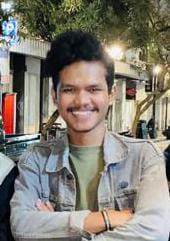
#> input picture gambar2.jpeg, 170 x 241 px
$ python 'Filter Prewitt.py'
#> lines starting #> are read from the running program, lines starting #| are printed output that depends on the picture
#filter Prewit
import cv2
import numpy as np
from matplotlib import pyplot as plt
from skimage import data

img = cv2.imread ("gambar2.jpeg", 0)
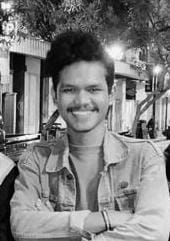
#> img: shape (241, 170); min 0, max 255, mean 126

kernelx = np.array([[1,1,1],[0,0,0],[-1,-1,-1]])
kernely = np.array([[-1,0,1],[-1,0,1],[-1,0,1]])

img_prewittx = cv2.filter2D(img, -1, kernelx)
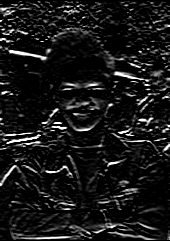
#> img_prewittx: shape (241, 170); min 0, max 255, mean 24
img_prewitty = cv2.filter2D(img, -1, kernely)
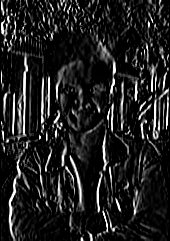
#> img_prewitty: shape (241, 170); min 0, max 255, mean 31.6
img_prewitt = img_prewittx + img_prewitty
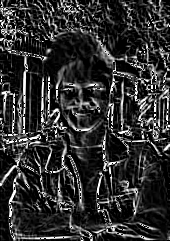
#> img_prewitt: shape (241, 170); min 0, max 255, mean 48.6

fig, axes = plt.subplots(4, 2, figsize=(20,20))
ax = axes.ravel()

ax[0].imshow(img,cmap ='gray')
ax[0].set_title("Citra Input")
ax[1].hist(img.ravel(), bins = 256)
ax[1].set_title("Histogram Citra Input")

ax[2].imshow(img_prewittx,cmap ='gray')
ax[2].set_title("Citra Input")
ax[3].hist(img_prewittx.ravel(), bins = 256)
ax[3].set_title("Histogram Citra Input")

ax[4].imshow(img_prewitty,cmap ='gray')
ax[4].set_title("Citra Input")
ax[5].hist(img_prewitty.ravel(), bins = 256)
ax[5].set_title("Histogram Citra Input")

ax[6].imshow(img_prewitt,cmap ='gray')
ax[6].set_title("Citra Input")
ax[7].hist(img_prewitt.ravel(), bins = 256)
ax[7].set_title("Histogram Citra Input")
plt.show()
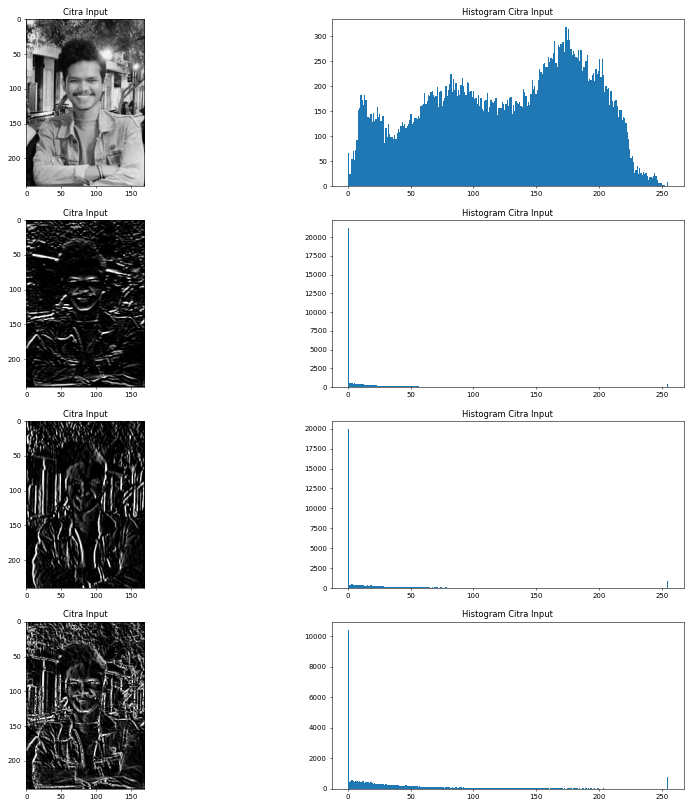
#> figure drawn by matplotlib, 8 panels; panel 2: tallest bar 319 high, from x = 173.3 to 174.3; panel 4: tallest bar 21242 high, from x = 0 to 0.996; panel 6: tallest bar 19993 high, from x = 0 to 0.996; panel 8: tallest bar 10435 high, from x = 0 to 0.996

$ run again, with gambar1.jpeg copied over gambar2.jpeg
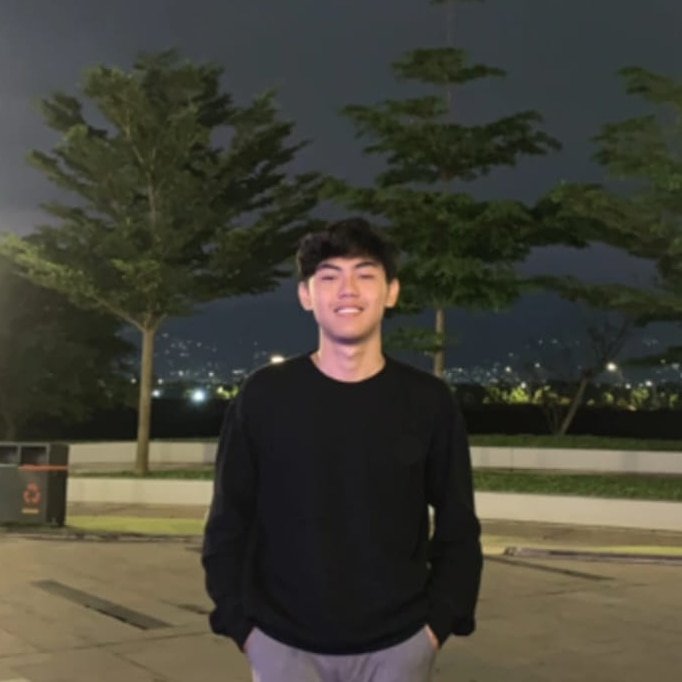
#> input picture gambar1.jpeg, 682 x 682 px
#> `img = cv2.imread ("gambar2.jpeg", 0)`:
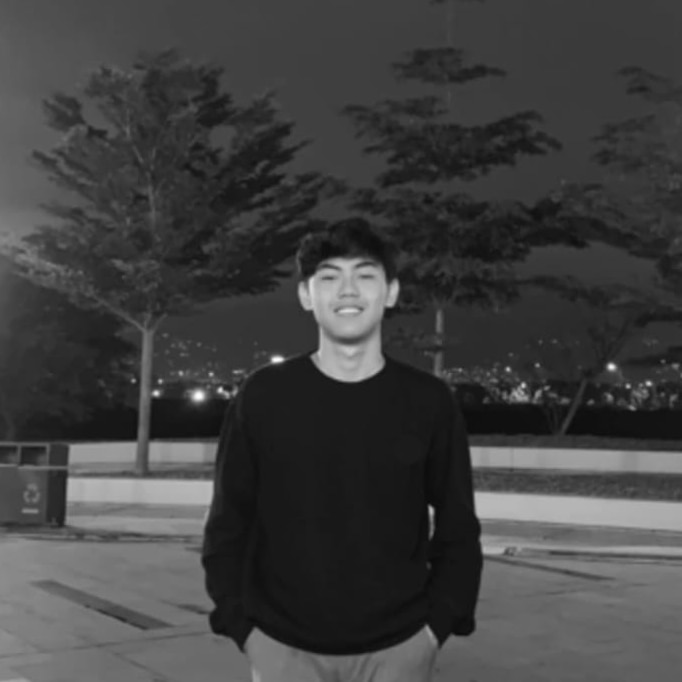
#> img: shape (682, 682); min 8, max 253, mean 65
#> `img_prewitt = img_prewittx + img_prewitty`:
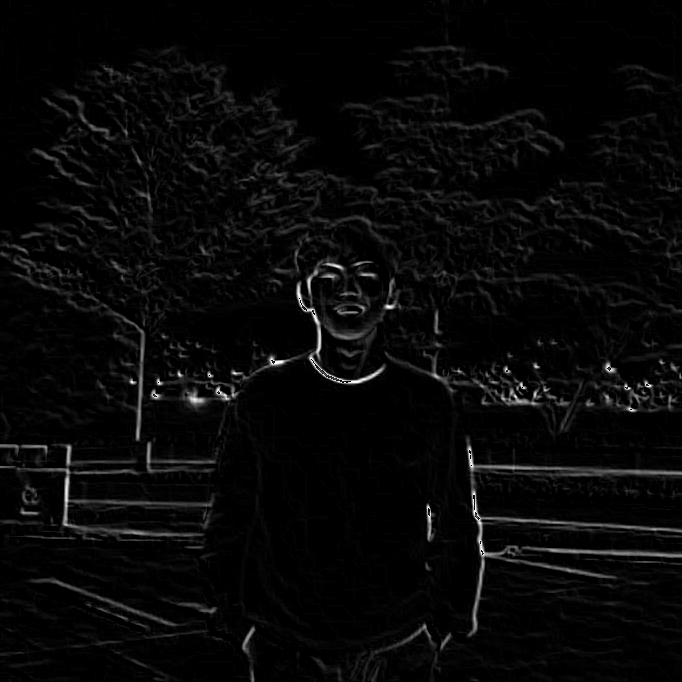
#> img_prewitt: shape (682, 682); min 0, max 255, mean 8
